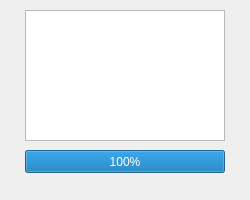
<?xml version="1.0" encoding="UTF-8"?>
<ui version="4.0">
 <class>Processing</class>
 <widget class="QDialog" name="Processing">
  <property name="geometry">
   <rect>
    <x>0</x>
    <y>0</y>
    <width>250</width>
    <height>200</height>
   </rect>
  </property>
  <property name="windowTitle">
   <string>Generating Outputs</string>
  </property>
  <widget class="QProgressBar" name="progressBar">
   <property name="geometry">
    <rect>
     <x>25</x>
     <y>150</y>
     <width>200</width>
     <height>23</height>
    </rect>
   </property>
   <property name="value">
    <number>100</number>
   </property>
   <property name="alignment">
    <set>Qt::AlignCenter</set>
   </property>
  </widget>
  <widget class="QPlainTextEdit" name="loadText">
   <property name="geometry">
    <rect>
     <x>25</x>
     <y>10</y>
     <width>200</width>
     <height>131</height>
    </rect>
   </property>
   <property name="textInteractionFlags">
    <set>Qt::NoTextInteraction</set>
   </property>
  </widget>
 </widget>
 <resources/>
 <connections/>
</ui>
